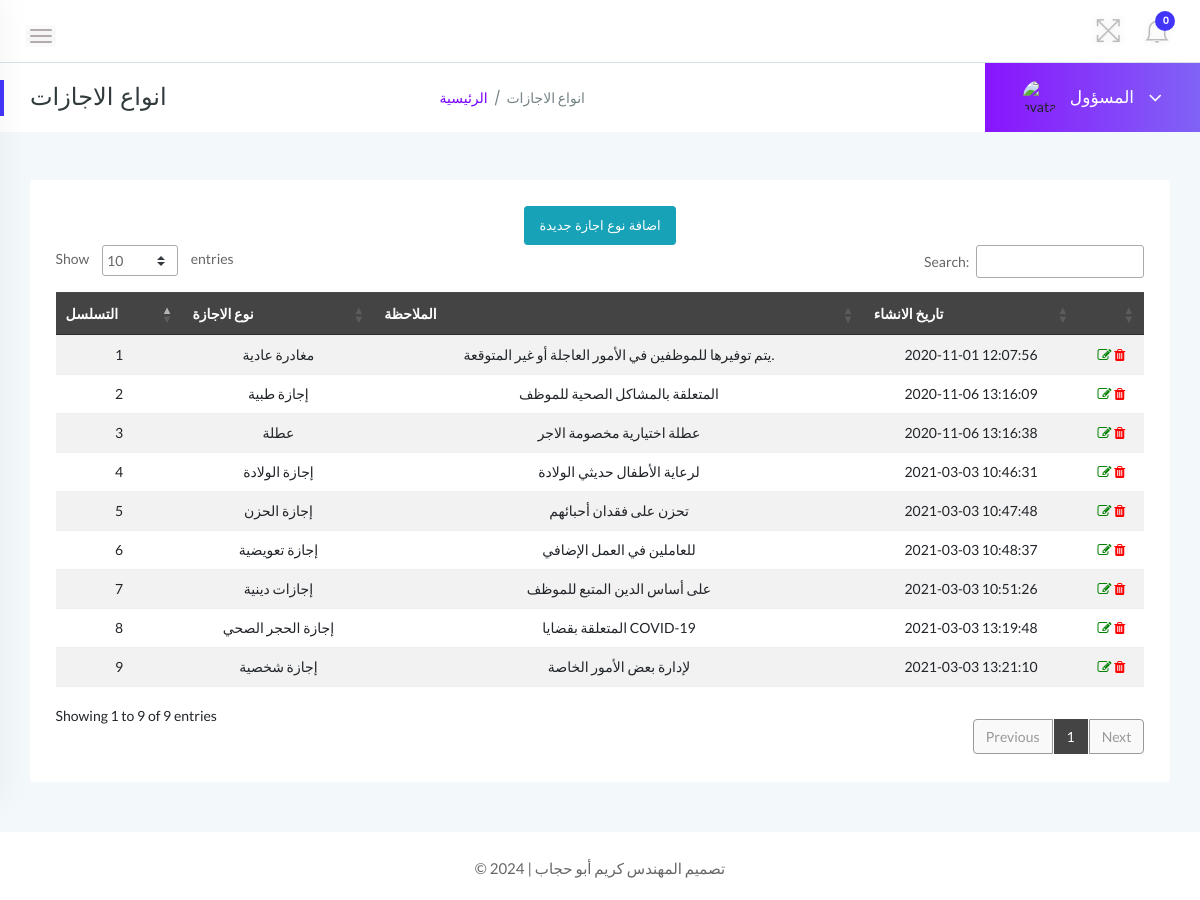
Page /leave-section.php (signed in) on the committed database.
### tables this page shows
CREATE TABLE `tblleavetype` (
  `id` int(11) NOT NULL,
  `LeaveType` varchar(200) DEFAULT NULL,
  `Description` mediumtext DEFAULT NULL,
  `CreationDate` timestamp NOT NULL DEFAULT current_timestamp()
);

### leave-section.php (the view, shortened to what this page needs)
<?php
    if(strlen($_SESSION['alogin'])==0){
    header('location:index.php');
    } else {
?>
<!doctype html>
<html class="no-js" lang="en">
<head>
    <link rel="stylesheet" href="../assets/css/bootstrap.min.css">
    <link rel="stylesheet" href="../assets/css/font-awesome.min.css">
    <link rel="stylesheet" href="../assets/css/themify-icons.css">
    <link rel="stylesheet" href="../assets/css/metisMenu.css">
    <link rel="stylesheet" href="../assets/css/owl.carousel.min.css">
    <link rel="stylesheet" href="../assets/css/slicknav.min.css">
    <link rel="stylesheet" href="https://www.amcharts.com/lib/3/plugins/export/export.css" type="text/css" media="all" />
    <link rel="stylesheet" type="text/css" href="https://cdn.datatables.net/1.10.19/css/jquery.dataTables.css">
    <link rel="stylesheet" type="text/css" href="https://cdn.datatables.net/1.10.18/css/dataTables.bootstrap4.min.css">
    <link rel="stylesheet" type="text/css" href="https://cdn.datatables.net/responsive/2.2.3/css/responsive.bootstrap.min.css">
    <link rel="stylesheet" type="text/css" href="https://cdn.datatables.net/responsive/2.2.3/css/responsive.jqueryui.min.css">
    <link rel="stylesheet" href="../assets/css/typography.css">
    <link rel="stylesheet" href="../assets/css/default-css.css">
    <link rel="stylesheet" href="../assets/css/styles.css">
    <link rel="stylesheet" href="../assets/css/responsive.css">
</head>
<body>
    <div class="page-container">
        <div class="main-content">
            <div class="header-area">
                <div class="row align-items-center">
                    <div class="col-md-6 col-sm-8 clearfix">
                        <div class="nav-btn pull-left">
                            <span></span>
                            <span></span>
                            <span></span>
                        </div>
                    </div>
                    <div class="col-md-6 col-sm-4 clearfix">
                        <ul class="notification-area pull-right">
                            <li id="full-view"><i class="ti-fullscreen"></i></li>
                            <?php include '../includes/admin-notification.php'?>
                        </ul>
                    </div>
                </div>
            </div>
            <div class="page-title-area">
                <div class="row align-items-center">
                    <div class="col-sm-6">
                        <div class="breadcrumbs-area clearfix">
                            <h4 class="page-title pull-left">انواع الاجازات</h4>
                            <ul class="breadcrumbs pull-right">
                                <li><a href="dashboard.php">الرئيسية</a></li>
                                <li><span>انواع الاجازات</span></li>
                            </ul>
                        </div>
                    </div>
                    <div class="col-sm-6 clearfix">
                        <div class="user-profile pull-right">
                            <img class="avatar user-thumb" src="../assets/images/admin.png" alt="avatar">
                            <h4 class="user-name dropdown-toggle" data-toggle="dropdown">المسؤول <i class="fa fa-angle-down"></i></h4>
                        </div>
                    </div>
                </div>
            </div>
            <div class="main-content-inner">
                <div class="row">
                    <div class="col-12 mt-5">
                        <div class="card">
                            <div class="card-body">
                                <div class="data-tables datatable-dark">
                                <center><a href="add-leavetype.php" class="btn btn-sm btn-info">اضافة نوع اجازة جديدة</a></center>
                                    <table id="dataTable3" class="table table-hover table-striped text-center">
                                        <thead class="text-capitalize">
                                            <tr>
                                                <th>التسلسل</th>
                                                <th>نوع الاجازة</th>
                                                <th>الملاحظة</th>
                                                <th>تاريخ الانشاء</th>
                                                <th></th>
                                            </tr>
                                        </thead>
                                        <tbody>
                                        <?php $sql = "SELECT * from tblleavetype";
                                        $query = $dbh -> prepare($sql);
                                        $query->execute();
                                        $results=$query->fetchAll(PDO::FETCH_OBJ);
                                        $cnt=1;
                                        if($query->rowCount() > 0)
                                        {
                                        foreach($results as $result)
                                        {               ?>
                                        <tr>
                                            <td> <?php echo htmlentities($cnt);?></td>
                                            <td><?php echo htmlentities($result->LeaveType);?></td>
                                            <td><?php echo htmlentities($result->Description);?></td>
                                            <td><?php echo htmlentities($result->CreationDate);?></td>
                                            <td><a href="edit-leaveType.php?lid=<?php echo htmlentities($result->id);?>"><i class="fa fa-edit" style="color:green"></i></a>
                                            <a href="leave-section.php?del=<?php echo htmlentities($result->id);?>" onclick="return confirm('هل ان متاكد من حذف نوع هذه الاجازة?');"> <i class="fa fa-trash" style="color:red"></i></a> </td>
                                        </tr>
                                         <?php $cnt++;} }?>
                                    </tbody>
                                    </table>
                                </div>
                            </div>
                        </div>
                    </div>
                </div>
                </div>
            </div>
            <?php include '../includes/footer.php' ?>
        </div>
</body>
</html>
<?php } ?>

### styles.css (style rules this page uses)
.page-container { width: 100%; height: 100%; min-height: 100vh; padding-left: 280px; -webkit-transition: padding-left 0.3s ease 0s; transition: padding-left 0.3s ease 0s; }
.sbar_collapsed.page-container { padding-left: 0; }
.card { border: none; border-radius: 4px; background-color: #fff; -webkit-transition: all 0.3s ease 0s; transition: all 0.3s ease 0s; }
.card-body { padding: 25.6px; padding: 1.6rem; }
.main-content { width: 100%; background: #f3f8fb; }
.main-content-inner { padding: 0 30px 50px; }
.header-area { padding: 15px 30px; background: #fff; border-bottom: 1px solid #d8e3e7; }
.nav-btn { margin: 10px 30px 0 0; cursor: pointer; }
.nav-btn span { display: block; width: 22px; height: 2px; background: #b3aaaa; margin: 4px 0; border-radius: 15px; -webkit-transition: all 0.3s ease 0s; transition: all 0.3s ease 0s; box-shadow: 0 0 0 4px rgba(99, 96, 96, 0.03); }
.nav-btn span:nth-child(2) { opacity: 0; }
.nav-btn span:first-child { -webkit-transform: rotate(45deg) translate(5px, 5px); transform: rotate(45deg) translate(5px, 5px); }
.nav-btn span:last-child { -webkit-transform: rotate(-45deg) translate(3px, -3px); transform: rotate(-45deg) translate(3px, -3px); }
.sbar_collapsed .nav-btn span { transform: none; opacity: 1; }
.notification-area { -webkit-user-select: none; -moz-user-select: none; -ms-user-select: none; user-select: none; position: relative; z-index: 1; }
.notification-area li { display: inline-block; margin-left: 20px; cursor: pointer; -webkit-user-select: none; -moz-user-select: none; -ms-user-select: none; user-select: none; }
.notification-area li > i { font-size: 26px; color: #bdbcbc; vertical-align: middle; text-shadow: 0 0 8px rgba(0, 0, 0, 0.12); -webkit-transition: color 0.3s ease 0s; transition: color 0.3s ease 0s; }
.notification-area li#full-view { display: inline-block; }
.page-title-area { padding: 0 30px; background: #fff; position: relative; }
.page-title-area:before { content: ""; position: absolute; left: 0; top: 50%; width: 4px; height: 36px; background: var(--primary-color); -webkit-transform: translateY(-50%); transform: translateY(-50%); }
.page-title { font-size: 24px; font-weight: 300; color: #313b3d; letter-spacing: 0; margin-right: 30px; }
ul.breadcrumbs { margin-top: 4px; }
.breadcrumbs li { display: inline-block; }
.breadcrumbs li a, .breadcrumbs li span { display: block; font-size: 14px; font-weight: 400; color: #7801ff; letter-spacing: 0; margin-right: 16px; position: relative; }
.breadcrumbs li a:before { content: "/"; color: #768387; position: absolute; right: -13px; top: 0; }
.breadcrumbs li span { margin-right: 0; color: #768387; text-transform: capitalize; }
.user-profile { margin-right: -30px; display: -webkit-box; display: -ms-flexbox; display: flex; -webkit-box-align: center; -ms-flex-align: center; align-items: center; -ms-flex-wrap: wrap; flex-wrap: wrap; background: -webkit-linear-gradient(left, #8914fe 0%, #8063f5 100%); background: linear-gradient(to right, #8914fe 0%, #8063f5 100%); padding: 17px 38px; position: relative; }
.user-profile img.avatar { height: 35px; width: 35px; border-radius: 50%; margin-right: 12px; }
.user-name { font-size: 17px; font-weight: 500; color: #fff; letter-spacing: 0; cursor: pointer; -webkit-user-select: none; -moz-user-select: none; -ms-user-select: none; user-select: none; }
.user-name i { margin-left: 10px; font-size: 21px; vertical-align: middle; position: relative; }
.notification-area .dropdown-toggle, .user-name.dropdown-toggle { position: relative; }
.notification-area .dropdown-toggle:after, .user-name.dropdown-toggle:after { display: none; }
.btn { padding: 11px 17px; font-size: 13px; letter-spacing: 0; }
.btn-sm { padding: 9px 14px; }
table tr th { border-bottom: none; }
table tr th, table tr td { border-top: 1px solid rgba(120, 130, 140, 0.13) !important; }
table.dataTable.no-footer { border-bottom: 1px solid rgba(120, 130, 140, 0.13) !important; }
table.dataTable thead th, table.dataTable thead td { border-bottom-color: transparent; }
.datatable-dark thead { background: #444; color: #fff; }

### rows in the picture
tblleavetype: LeaveType "مغادرة عادية", Description "يتم توفيرها للموظفين في الأمور العاجلة أو غير المتوقعة.", CreationDate "2020-11-01 12:07:56"
tblleavetype: LeaveType "إجازة طبية", Description "المتعلقة بالمشاكل الصحية للموظف", CreationDate "2020-11-06 13:16:09"
tblleavetype: LeaveType "عطلة", Description "عطلة اختيارية مخصومة الاجر", CreationDate "2020-11-06 13:16:38"
tblleavetype: LeaveType "إجازة الولادة", Description "لرعاية الأطفال حديثي الولادة", CreationDate "2021-03-03 10:46:31"
tblleavetype: LeaveType "إجازة الحزن", Description "تحزن على فقدان أحبائهم", CreationDate "2021-03-03 10:47:48"
tblleavetype: LeaveType "إجازة تعويضية", Description "للعاملين في العمل الإضافي", CreationDate "2021-03-03 10:48:37"
tblleavetype: LeaveType "إجازات دينية", Description "على أساس الدين المتبع للموظف", CreationDate "2021-03-03 10:51:26"
tblleavetype: LeaveType "إجازة الحجر الصحي", Description "المتعلقة بقضايا COVID-19", CreationDate "2021-03-03 13:19:48"
tblleavetype: LeaveType "إجازة شخصية", Description "لإدارة بعض الأمور الخاصة", CreationDate "2021-03-03 13:21:10"

### other values in the picture
$unreadcount "0"
